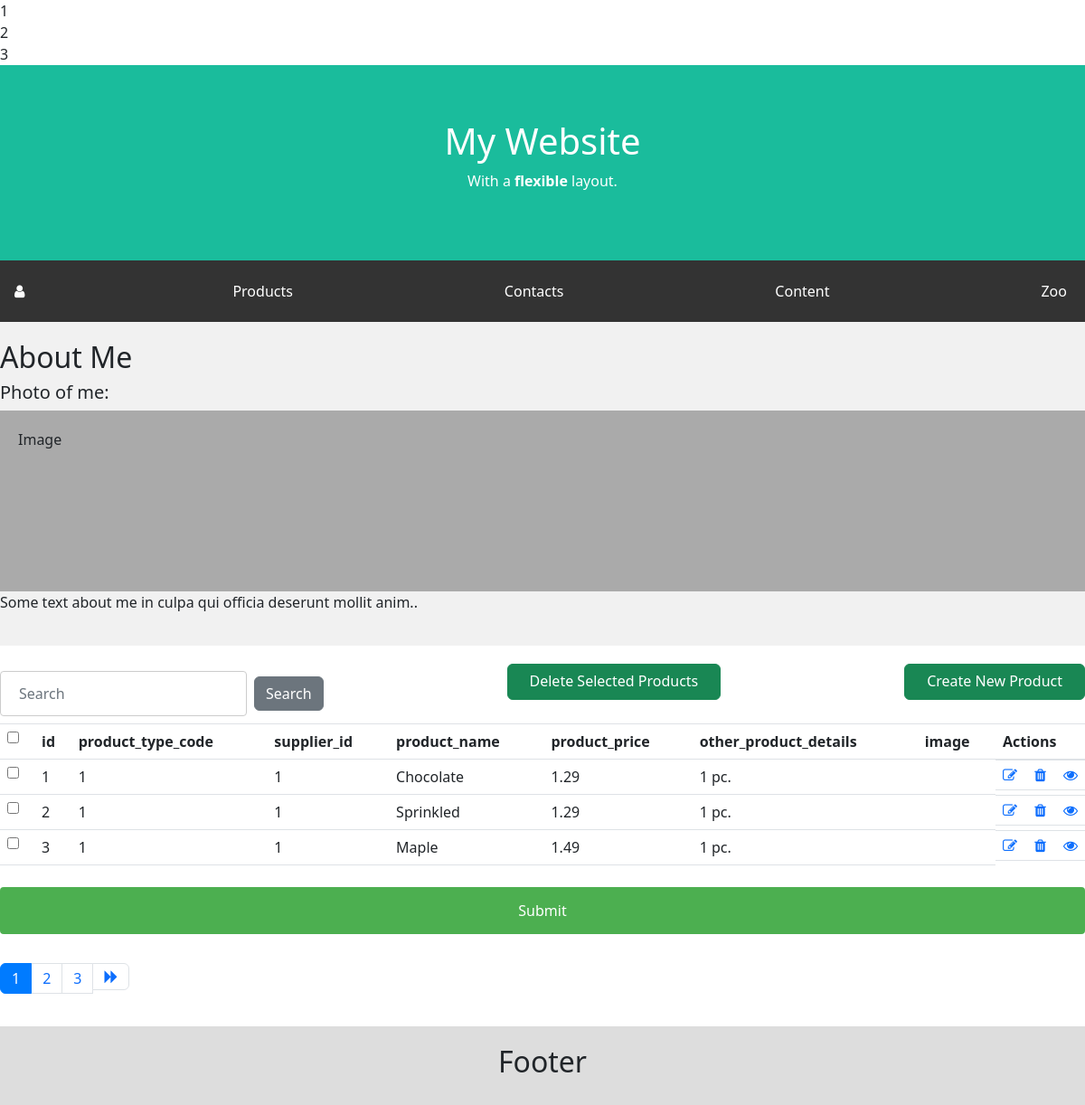
Page /?con=products (signed in) on the committed database.
### tables this page shows
CREATE TABLE `products` (
  `id` int(11) NOT NULL,
  `product_type_code` int(11) DEFAULT NULL,
  `supplier_id` int(11) DEFAULT NULL,
  `product_name` varchar(80) DEFAULT NULL,
  `product_price` varchar(80) DEFAULT NULL,
  `other_product_details` varchar(255) DEFAULT NULL,
  `image` varchar(255) NOT NULL
);

### index.php (called while the page is built, shortened)
<?php
$main = new MainController();
$main->handleRequest();

### model/ProductsLogic.php (called while the page is built, shortened)
<?php
require_once "model/DataHandler.php";
class ProductsLogic
{
  public function __construct()
  {
    $this->DataHandler = new Datahandler("localhost", "mysql", "mvc", "root", "");
  }
  public function readallProducts($page) {
    try {
      $offset = ($page-1)*ITEMS_PER_PAGE;
      $sql = 'SELECT * FROM products LIMIT '.$offset.','.ITEMS_PER_PAGE;
      $paginationsql = "SELECT id, product_name, Replace(Replace(Concat('€ ', Format(`product_price`, 2)), ',', ''), '.', ',') AS `product_price`, supplier_id, product_type_code, other_product_details FROM products";
      $results = $this->DataHandler->countPages($paginationsql);
      $results2 = $this->DataHandler->readsData($sql);
      $results = [$results, $results2];
      return $results;
    } catch (Exception $e) {
      throw $e;
    }
  }
}

### model/DataHandler.php (called while the page is built, shortened)
<?php
class DataHandler{
	public function __construct($host, $dbdriver, $dbname, $username, $password)
	{
		$this->host = $host;
		$this->dbdriver = $dbdriver;
		$this->dbname = $dbname;
		$this->username = $username;
		$this->password = $password;
		try {
			$this->dbh = new PDO("$this->dbdriver:host=$this->host;dbname=$this->dbname", $this->username, $this->password);
			$this->dbh->setAttribute(PDO::ATTR_ERRMODE, PDO::ERRMODE_EXCEPTION);
			return true;
		} catch (PDOException $e) {
			echo "Connection with ".$this->dbdriver." failed: ".$e->getMessage();
		}
	}
	public function readsData($sql){
		return $this->dbh->query($sql,PDO::FETCH_ASSOC);
	}
	public function query($query){
		$this->sth = $this->dbh->prepare($query);
		return $this->sth->execute();
	}
}
?>

### model/Display.php (the view, shortened to what this page needs)
<?php
class Display{
  public function CreateTable($result, $actionMode = false, $checkbox = false){
    $tableheader = false;
    $html = "";
    if($checkbox) {
      $html .= "<form action='?con=product&op=delete' method='POST'>";
    }
    $html .= "<table class='table table-hover table-responsive-sm'>";
    while ($row = $result->fetch(PDO::FETCH_ASSOC)) {
      if ($tableheader == false) {
        $html .= "<tr>";
        if($checkbox) {
          $html .= "<th><input type='checkbox'></th>";
        }
        foreach ($row as $key => $value) {
          $html .= "<th>{$key}</th>";
        }
        if ($actionMode) {
          $html .= "<th>Actions</th>";
        }
        $html .= "</tr>";
        $tableheader = true;
      }
      $html .= "<tr>";
      if($checkbox) {
        $html .= "<td><input type='checkbox' name='delete' value={$row['id']}></td>";
        echo $row['id'] . "<br>";
      }
        foreach($row as $value){
          $html .= "<td>{$value}</td>";
      }
      if ($actionMode) {
        $html .= "<td style='display: flex; justify-content: space-between;'>";
        $html .= "<a href='?con={$_GET['con']}&op=update&id={$row['id']}'><i class='fa fa-edit'></i></a>";
        $html .= "<a href='?con={$_GET['con']}&op=delete&id={$row['id']}'><i class='fa fa-trash'></i></a>";
        $html .= "<a href='?con={$_GET['con']}&op=read&id={$row['id']}'><i class='fa fa-eye'></i></a>";
        $html .= "</td>";
      }
      $html .= "</tr>";
    }
    $html .= "</table>";
    if($checkbox) {
      $html .= '<input type="submit">';
      $html .= "</form>";
    }
    return $html;
  }
  public function PageNavigation($pages,$page) {
    $next = $page + 1;
    $pageNumber = $page;
    $html = "";
    $html .= "<nav class='mt-4'>";
    $html .= "<ul class='pagination'>";
        for ($x = ($pageNumber -2); $x <= ($pageNumber +2); $x++) {
            if ($x <1) {
                continue;
            }
            if ($page == $x) {
                $html .= "<li class='link page-item active'><a class='page-link' href='?con={$_GET['con']}&page=$x '>$x <span class=sr-only>(current)</span></a></li>";
            } else {
                $html .= "<li class='link page-item'><a class='page-link' href='?con={$_GET['con']}&page=$x '>$x </a></li>";
            }
        }
        if ($page == $pages) {
        } else {
            $html .= "<li class='link page-item'><a class='page-link' href='?con={$_GET['con']}&page=$next'><i class='fa fa-forward' aria-hidden='true'></i></a></li>";
        }
    $html .= "</ul>";
$html .= "</nav>";
  return $html;
}
  public function CreateHeader($jsonheader)
  {
   $html = "";
    if(isset($_SESSION['loggedin']) === true) {
      foreach ($jsonheader as $key=>$value) {
        $html .= "<a href=" . $value->url . ">" . $value->name . "</a>";
      }
    }
    return $html;
  }
}
?>

### view/assets/style.css (style rules this page uses)
* { box-sizing: border-box; }
body { font-family: Arial; margin: 0; }
.navbar a { color: white; padding: 14px 20px; text-decoration: none; text-align: center; }
input[type=submit] { width: 100%; background-color: #4CAF50; color: white; padding: 14px 20px; margin: 8px 0; border: none; border-radius: 4px; }

### rows in the picture
products: id "2", product_name "Sprinkled", product_price "1.29", other_product_details "1 pc."
products: id "3", product_name "Maple", product_price "1.49", other_product_details "1 pc."
products: product_name "Chocolate", product_price "1.29", other_product_details "1 pc."

### other values in the picture
$value->name "Products"
$value->name "Contacts"
$value->name "Content"
$value->name "Zoo"
$key "id"
$key "product_type_code"
$key "supplier_id"
$key "product_name"
$key "product_price"
$key "other_product_details"
$key "image"
$value "1"
